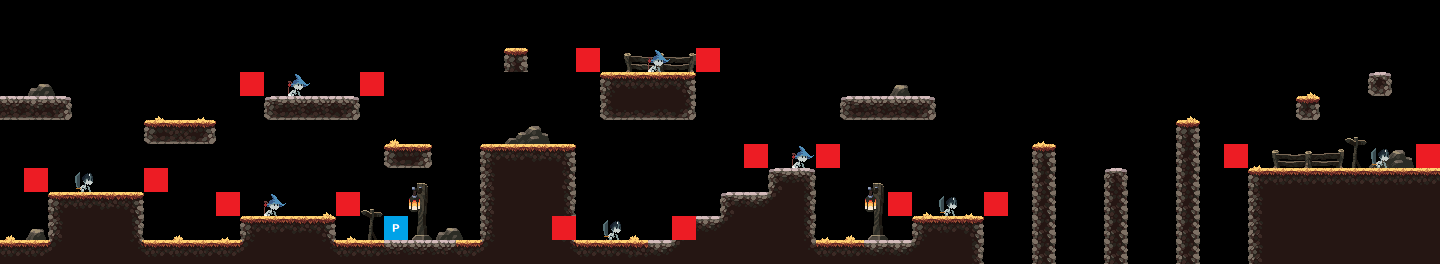

Tiled map render using the project's own tile images. Description and the map definition, with tile-layer contents summarised, below:
An orthogonal 60x11 tile map with 24x24 px tiles, 6 tile layers (map, items, decorations, player, ...), 6 tilesets.

<map version="1.10" tiledversion="1.10.1" orientation="orthogonal" renderorder="right-down" width="60" height="11" tilewidth="24" tileheight="24" infinite="0" nextlayerid="9" nextobjectid="1">
 <editorsettings>
  <export target="../0/level_0.csv" format="csv" />
 </editorsettings>
 <tileset firstgid="1" source="../tilesets/oak_woods_tileset.tsx" />
 <tileset firstgid="316" source="../tilesets/item_tileset.tsx" />
 <tileset firstgid="572" source="../tilesets/player_tile.tsx" />
 <tileset firstgid="573" source="../tilesets/decorations_tileset.tsx" />
 <tileset firstgid="603" source="../tilesets/enemies_tile.tsx" />
 <tileset firstgid="605" source="../tilesets/border_tile.tsx" />
 <layer id="1" name="map" width="60" height="11">
  <data>[660 cells, 158 non-empty, 33 distinct tile ids]</data>
 </layer>
 <layer id="3" name="items" width="60" height="11">
  <data>[660 cells, 0 non-empty, 0 distinct tile ids]</data>
 </layer>
 <layer id="4" name="decorations" width="60" height="11">
  <data>[660 cells, 43 non-empty, 19 distinct tile ids]</data>
 </layer>
 <layer id="6" name="player" width="60" height="11">
  <data>[660 cells, 1 non-empty, 1 distinct tile ids]</data>
 </layer>
 <layer id="7" name="enemies" width="60" height="11">
  <data>[660 cells, 8 non-empty, 2 distinct tile ids]</data>
 </layer>
 <layer id="8" name="enemies_border" width="60" height="11">
  <data>[660 cells, 16 non-empty, 1 distinct tile ids]</data>
 </layer>
</map>
